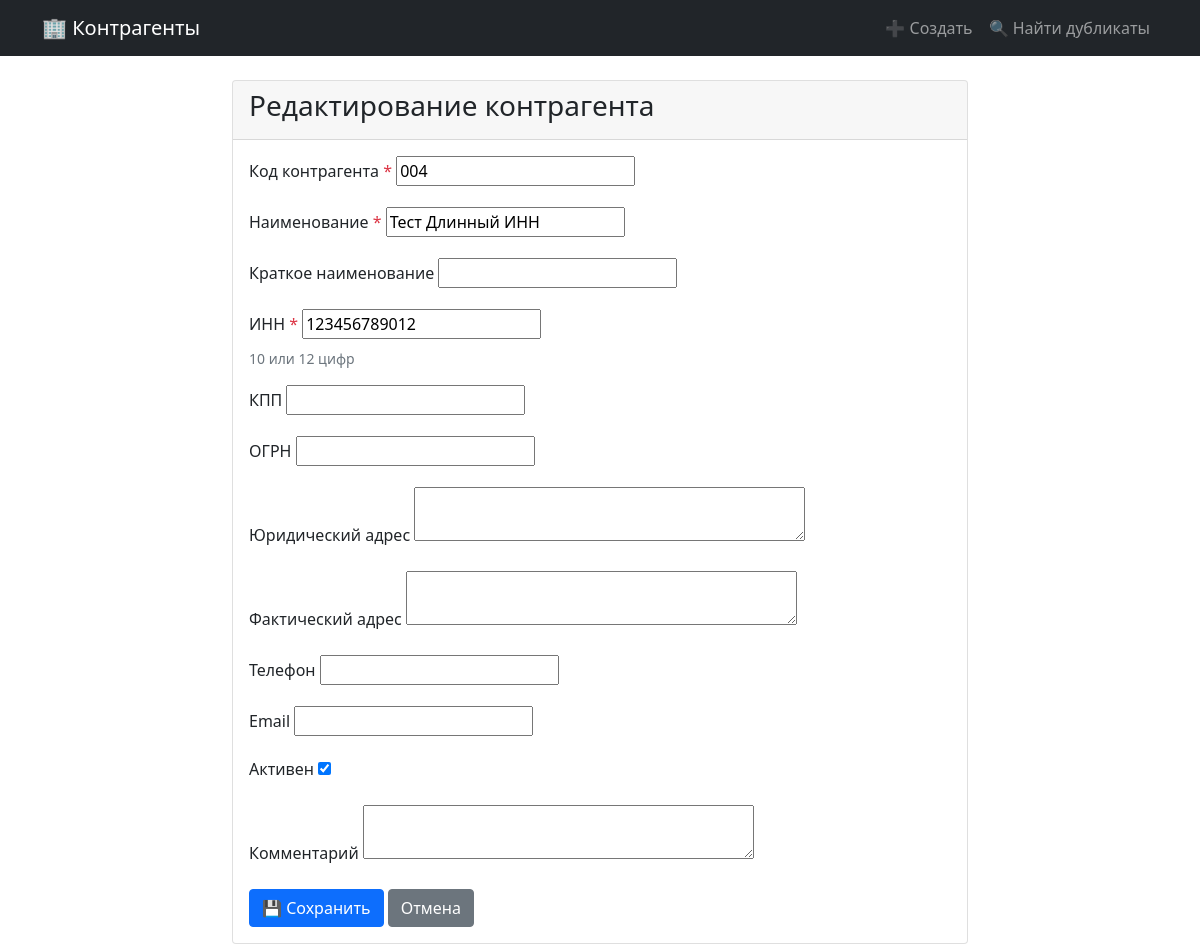
Page /4/edit/ on the committed database.
### counterparties/models.py (models this page shows, shortened)
class Counterparty(models.Model):
    code = models.CharField('Код контрагента', max_length=20, unique=True)
    name = models.CharField('Наименование', max_length=200)
    short_name = models.CharField('Краткое наименование', max_length=100, blank=True)
    inn = models.CharField(
        'ИНН', max_length=12,
        validators=[RegexValidator(r'^\d{10}$|^\d{12}$', '10 или 12 цифр')],
        help_text='10 или 12 цифр'
    )
    kpp = models.CharField('КПП', max_length=9, blank=True)
    ogrn = models.CharField('ОГРН', max_length=13, blank=True)
    legal_address = models.TextField('Юридический адрес', blank=True)
    actual_address = models.TextField('Фактический адрес', blank=True)
    phone = models.CharField('Телефон', max_length=20, blank=True)
    email = models.EmailField('Email', blank=True)
    is_active = models.BooleanField('Активен', default=True)
    is_marked_for_deletion = models.BooleanField('Помечен на удаление', default=False)
    comment = models.TextField('Комментарий', blank=True)
    created_at = models.DateTimeField('Дата создания', auto_now_add=True)
    updated_at = models.DateTimeField('Дата обновления', auto_now=True)
    class Meta:
        verbose_name = 'Контрагент'
        verbose_name_plural = 'Контрагенты'
        ordering = ['name']

### counterparties/views.py (the view)
# urls.py: path('<int:pk>/edit/', views.counterparty_edit, name='counterparty_edit'),
def counterparty_edit(request, pk):
    counterparty = get_object_or_404(Counterparty, pk=pk)
    if request.method == 'POST':
        form = CounterpartyForm(request.POST, instance=counterparty)
        if form.is_valid():
            counterparty = form.save()
            messages.success(request, f'Контрагент "{counterparty.name}" обновлен!')
            return redirect('counterparties:counterparty_detail', pk=counterparty.pk)
    else:
        form = CounterpartyForm(instance=counterparty)
    return render(request, 'counterparties/counterparty_form.html',
                  {'form': form, 'title': 'Редактирование контрагента'})

### counterparties/forms.py (shortened to what this page needs)
class CounterpartyForm(forms.ModelForm):
    class Meta:
        model = Counterparty
        fields = ['code', 'name', 'short_name', 'inn', 'kpp', 'ogrn',
                  'legal_address', 'actual_address', 'phone', 'email',
                  'is_active', 'comment']
        widgets = {
            'legal_address': forms.Textarea(attrs={'rows': 2}),
            'actual_address': forms.Textarea(attrs={'rows': 2}),
            'comment': forms.Textarea(attrs={'rows': 2}),
        }

### counterparties/templates/counterparties/counterparty_form.html (shortened to what this page needs)
{% extends 'counterparties/base.html' %}
{% block content %}
<div class="row justify-content-center">
    <div class="col-md-8">
        <div class="card">
            <div class="card-header"><h3>{{ title }}</h3></div>
            <div class="card-body">
                <form method="post">
                    {% for field in form %}
                    <div class="mb-3">
                        <label for="{{ field.id_for_label }}" class="form-label">
                            {{ field.label }}
                            {% if field.field.required %}<span class="text-danger">*</span>{% endif %}
                        </label>
                        {{ field }}
                        {% if field.help_text %}
                            <div class="form-text text-muted">{{ field.help_text }}</div>
                        {% endif %}
                    </div>
                    {% endfor %}
                    <button type="submit" class="btn btn-primary">💾 Сохранить</button>
                    <a href="{% url 'counterparties:counterparty_list' %}" class="btn btn-secondary">Отмена</a>
                </form>
            </div>
        </div>
    </div>
</div>
{% endblock %}

### rows in the picture
Counterparty: form "004" "Тест Длинный ИНН" "123456789012" "☑"

### other values in the picture
{{ title }} "Редактирование контрагента"
{{ field.label }} "Код контрагента" "Наименование" "Краткое наименование" "ИНН" "КПП" "ОГРН" "Юридический адрес" "Фактический адрес" "Телефон" "Email" "Активен" "Комментарий"
{{ field.help_text }} "10 или 12 цифр"
